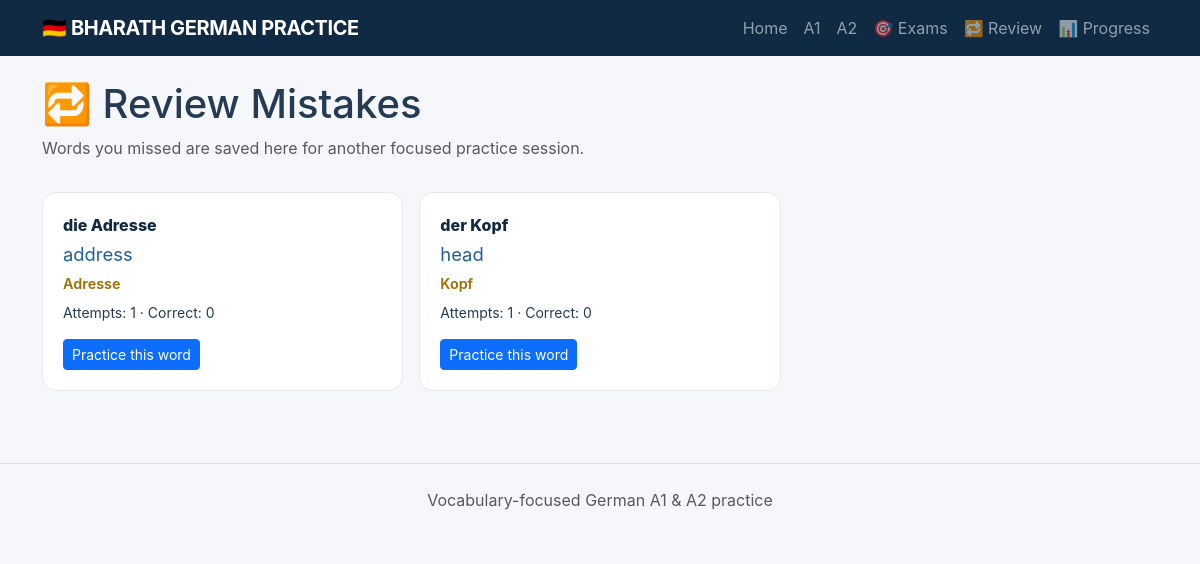
Screenshot of /review with the database file from the repository.
### tables this page shows
CREATE TABLE review_words (
 user_id INTEGER NOT NULL, word_id INTEGER NOT NULL, attempts INTEGER DEFAULT 0,
 correct_count INTEGER DEFAULT 0, updated_at TEXT, PRIMARY KEY(user_id, word_id)
);

CREATE TABLE words (
 id INTEGER PRIMARY KEY, german TEXT NOT NULL, english TEXT NOT NULL, article TEXT,
 pronunciation TEXT, plural TEXT, level TEXT NOT NULL, topic_id INTEGER NOT NULL,
 example_de TEXT, example_en TEXT, cefr TEXT, example_german TEXT, example_english TEXT, FOREIGN KEY(topic_id) REFERENCES topics(id)
);

### app.py (the view)
@app.route("/review")
def review():
    mistakes = rows("""SELECT w.*, rw.attempts, rw.correct_count FROM review_words rw
        JOIN words w ON w.id=rw.word_id WHERE rw.user_id=? ORDER BY rw.updated_at DESC""", (current_user(),))
    return render_template("review.html", mistakes=mistakes)

### app.py (called while the page is built)
def db():
    conn = sqlite3.connect(DB_PATH)
    conn.row_factory = sqlite3.Row
    conn.execute("PRAGMA foreign_keys = ON")
    return conn

def rows(sql, params=()):
    with db() as conn:
        return conn.execute(sql, params).fetchall()

def current_user():
    return 1

@app.context_processor
def template_globals():
    return {"active": request.path}

### templates/review.html
{% extends "base.html" %}{% block content %}<h1>🔁 Review Mistakes</h1><p class="text-muted">Words you missed are saved here for another focused practice session.</p>{% if mistakes %}<div class="row g-3 mt-2">{% for word in mistakes %}<div class="col-md-6 col-lg-4"><div class="word-card"><div class="german">{{ word.article }} {{ word.german }}</div><div class="english">{{ word.english }}</div><div class="pronunciation">{{ word.pronunciation }}</div><p class="small mt-2">Attempts: {{ word.attempts }} · Correct: {{ word.correct_count }}</p><a href="/word/{{ word.id }}" class="btn btn-sm btn-primary">Practice this word</a></div></div>{% endfor %}</div>{% else %}<div class="empty-state">No mistakes yet. Complete a practice quiz to build your review list.</div>{% endif %}{% endblock %}

### static/css/style.css (style rules this page uses)
:root { --navy:#102a43;--blue:#1f5f9b;--yellow:#f5c542;--ink:#243b53;--muted:#627d98;--bg:#f5f7fa }
body { background:var(--bg);color:var(--ink);font-family:Inter,system-ui,-apple-system,Segoe UI,sans-serif }
.word-card { background:#fff;border:1px solid #e4e9ef;border-radius:.9rem;padding:1.25rem;color:var(--ink);text-decoration:none;display:block;height:100%;transition:.2s }
.german { font-weight:800;color:var(--navy) }
.english { font-size:1.15rem;color:var(--blue);margin:.25rem 0 }
.pronunciation { color:#9b6c00;font-weight:600;font-size:.9rem }

### rows the page displays
review_words: article "die", german "Adresse", english "address", pronunciation "Adresse", attempts "1", correct_count "0"
review_words: article "der", german "Kopf", english "head", pronunciation "Kopf", attempts "1", correct_count "0"
